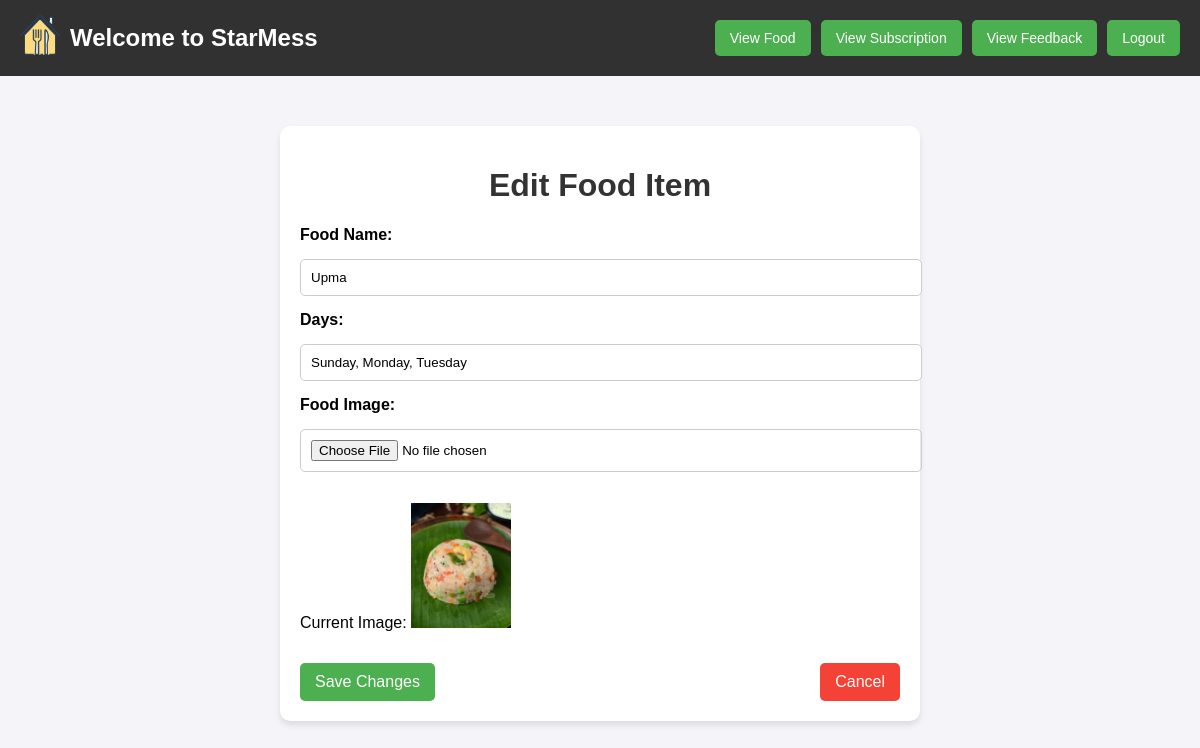
Screenshot of /edit_food.php?id=3 with the database file from the repository.
### tables this page shows
CREATE TABLE foodcat (
    id INT AUTO_INCREMENT PRIMARY KEY,
    food_name VARCHAR(255),
    category ENUM('Breakfast', 'Lunch', 'Dinner'),
    days VARCHAR(255),
    image VARCHAR(255)
);

### edit_food.php (the view, shortened to what this page needs)
<?php
$servername = "localhost";
$username = "root";
$password = "";
$dbname = "mess_db";
$conn = new mysqli($servername, $username, $password, $dbname);
$food_id = intval($_GET['id']);
$sql = "SELECT * FROM foodcat WHERE id = ?";
$stmt = $conn->prepare($sql);
$stmt->bind_param("i", $food_id);
$stmt->execute();
$result = $stmt->get_result();
if ($result->num_rows > 0) {
    $food = $result->fetch_assoc();
} else {
    die("Food item not found.");
}
?>
<!DOCTYPE html>
<html lang="en">
<head>
</head>
<body>
<header>
    <h1>
        <a href="home.php"><img src="images/food.png" alt="Food Icon"></a>
        Welcome to StarMess
    </h1>
    <div class="nav-buttons">
        <button onclick="location.href='staff.php'">View Food</button>
        <button onclick="location.href='view_subscription.php'">View Subscription</button>
        <button onclick="location.href='view_feedback.php'">View Feedback</button>
        <button class="logout-button" onclick="location.href='staff_login.php'">Logout</button>
    </div>
</header>
<div class="container">
    <h1>Edit Food Item</h1>
    <form method="POST" enctype="multipart/form-data">
        <label for="food_name">Food Name:</label>
        <input type="text" id="food_name" name="food_name" value="<?php echo htmlspecialchars($food['food_name']); ?>" required>
        <label for="days">Days:</label>
        <input type="text" id="days" name="days" value="<?php echo htmlspecialchars($food['days']); ?>" required>
        <label for="image">Food Image:</label>
        <input type="file" id="image" name="image">
        <p>Current Image: <img src="images/<?php echo htmlspecialchars($food['image']); ?>" alt="<?php echo htmlspecialchars($food['food_name']); ?>" width="100"></p>
        <div class="actions">
            <button type="submit">Save Changes</button>
            <button type="button" class="cancel-btn" onclick="window.location.href='staff.php'">Cancel</button>
        </div>
    </form>
</div>
</body>
</html>

### edit_food.php (style rules this page uses)
body { font-family: Arial, sans-serif; margin: 0; padding: 0; background-color: #f4f4f9; }
.container { width: 50%; margin: 50px auto; background: #fff; padding: 20px; border-radius: 10px; box-shadow: 0 4px 6px rgba(0, 0, 0, 0.1); }
h1 { text-align: center; color: #333; }
form { display: flex; flex-direction: column; gap: 15px; }
label { font-weight: bold; }
input[type="text"], input[type="file"], select { padding: 10px; border: 1px solid #ccc; border-radius: 5px; width: 100%; }
button { padding: 10px 15px; background-color: #4CAF50; color: white; border: none; border-radius: 5px; cursor: pointer; font-size: 16px; }
.cancel-btn { background-color: #f44336; }
.actions { display: flex; justify-content: space-between; }
header { display: flex; justify-content: space-between; align-items: center; background-color: rgba(0, 0, 0, 0.8); color: white; padding: 15px 20px; }
header h1 { font-size: 24px; margin: 0; display: flex; align-items: center; gap: 10px; color: white; }
header h1 img { width: 40px; height: 40px; cursor: pointer; }
.nav-buttons { display: flex; gap: 10px; }
.nav-buttons button { padding: 10px 15px; background-color: #4CAF50; border: none; color: white; cursor: pointer; border-radius: 5px; transition: background-color 0.3s ease; font-size: 14px; }

### rows the page displays
foodcat: food_name "Upma", days "Sunday, Monday, Tuesday", image (picture)
